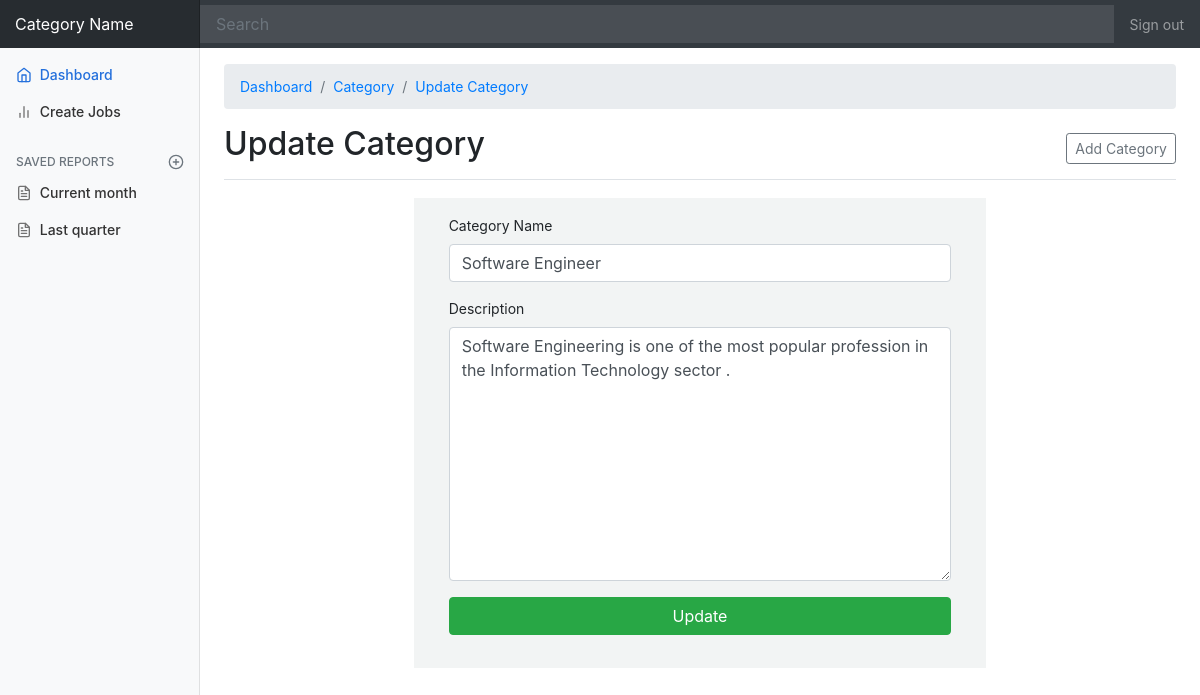
Screenshot of /admin/category_edit.php?edit=2 (signed in) with the database file from the repository.
### tables this page shows
CREATE TABLE `job_category` (
  `id` int(50) NOT NULL,
  `category` varchar(255) NOT NULL,
  `description` longtext NOT NULL
);

### admin/category_edit.php (the view, shortened to what this page needs)
<?php
include('connection/db.php');
$id=$_GET['edit'];
$query=mysqli_query($conn, "SELECT * FROM job_category WHERE id='$id' ");
while($row=mysqli_fetch_array($query))
{
    $category=$row['category'];
    $description=$row['description'];
}
?>
<!doctype html>
<html lang="en">
  <head>
  <?php  include('include/header.php'); ?>
  </head>
  <body>
    <nav class="navbar navbar-dark sticky-top bg-dark flex-md-nowrap p-0">
      <a class="navbar-brand col-sm-3 col-md-2 mr-0" href="admin_dashboard.php">Category Name</a>
      <input class="form-control form-control-dark w-100" type="text" placeholder="Search" aria-label="Search">
      <ul class="navbar-nav px-3">
        <li class="nav-item text-nowrap">
          <a class="nav-link" href="logout.php">Sign out</a>
        </li>
      </ul>
    </nav>
    <div class="container-fluid">
      <div class="row">
      <?php include('include/sidebar.php'); ?>
        <main role="main" class="col-md-9 ml-sm-auto col-lg-10 pt-3 px-4">
        <nav aria-label="breadcrumb">
            <ol class="breadcrumb">
            <li class="breadcrumb-item"><a href="admin_dashboard.php">Dashboard</a></li>
            <li class="breadcrumb-item"><a href="category.php"> Category</a></li>
            <li class="breadcrumb-item active" aria-current="page"><a href="#"> Update Category</a></li>
           </ol>
          </nav>
          <div class="d-flex justify-content-between flex-wrap flex-md-nowrap align-items-center pb-2 mb-3 border-bottom">
          <h1 class="h2">Update Category</h1>
            <div class="btn-toolbar mb-2 mb-md-0">
             <a href="add-category.php"> <button class="btn btn-sm btn-outline-secondary">
                Add Category
              </button>
             </a>
            </div>
          </div>
        <div style="width: 60%; margin-left:20%; background-color: #F2F4F4">
            <form method="POST" action="customer-add.php" style="margin:3%; padding:3%;">
                <div class="form-group">
                    <label class="w-100">Category Name</label>
                    <input type="text" name="edit_category" id="edit_company" value="<?php echo $category; ?>" class="form-control" placeholder="Enter Category Name">
                </div>
                <div class="form-group">
                    <label class="w-100">Description</label>
                    <textarea type="text" name="edit_description" id="edit_description" class="form-control" cols="30" rows="10" placeholder="Enter category description"><?php echo $description; ?></textarea>
                </div>
                <div class="form-group mt-3">
                    <button type="submit" class="btn btn-block btn-success" name="update_category">Update</button>
                </div>
            </form>
        </div>
        </main>
      </div>
    </div>
</body>
</html>

### admin/css/dashboard.css (style rules this page uses)
body { font-size: .875rem; }
.navbar-brand { padding-top: .75rem; padding-bottom: .75rem; font-size: 1rem; background-color: rgba(0, 0, 0, .25); box-shadow: inset -1px 0 0 rgba(0, 0, 0, .25); }
.navbar .form-control { padding: .75rem 1rem; border-width: 0; border-radius: 0; }
.form-control-dark { color: #fff; background-color: rgba(255, 255, 255, .1); border-color: rgba(255, 255, 255, .1); }

### rows the page displays
job_category: edit_category "Software Engineer", edit_description "Software Engineering is one of the most popular profession in the Information Technology sector ."
